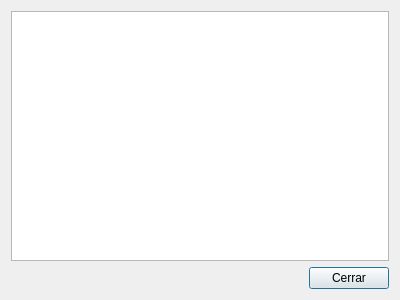
<?xml version="1.0" encoding="UTF-8"?>
<ui version="4.0">
 <class>AboutDialog</class>
 <widget class="QDialog" name="AboutDialog">
  <property name="geometry">
   <rect>
    <x>0</x>
    <y>0</y>
    <width>400</width>
    <height>300</height>
   </rect>
  </property>
  <property name="maximumSize">
   <size>
    <width>400</width>
    <height>300</height>
   </size>
  </property>
  <property name="windowTitle">
   <string>Dialog</string>
  </property>
  <layout class="QGridLayout" name="gridLayout_2">
   <item row="0" column="0">
    <layout class="QGridLayout" name="gridLayout">
     <item row="1" column="1">
      <widget class="QPushButton" name="pushButton">
       <property name="text">
        <string>Cerrar</string>
       </property>
      </widget>
     </item>
     <item row="1" column="0">
      <spacer name="horizontalSpacer">
       <property name="orientation">
        <enum>Qt::Horizontal</enum>
       </property>
       <property name="sizeHint" stdset="0">
        <size>
         <width>40</width>
         <height>20</height>
        </size>
       </property>
      </spacer>
     </item>
     <item row="0" column="0" colspan="2">
      <widget class="QListWidget" name="listWidget"/>
     </item>
    </layout>
   </item>
  </layout>
 </widget>
 <resources/>
 <connections>
  <connection>
   <sender>pushButton</sender>
   <signal>pressed()</signal>
   <receiver>AboutDialog</receiver>
   <slot>close()</slot>
   <hints>
    <hint type="sourcelabel">
     <x>349</x>
     <y>278</y>
    </hint>
    <hint type="destinationlabel">
     <x>199</x>
     <y>149</y>
    </hint>
   </hints>
  </connection>
 </connections>
</ui>
